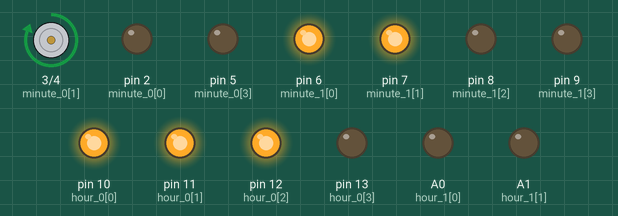
Simulated run of this sketch. Board: Arduino Uno, built with avr-gcc and run on an emulated ATmega328P. Parts: motor-driver pin pairs drawn as motors (green arrow = first pin HIGH = forward, orange = second pin HIGH = backward, longer = more drive), output pins drawn as LEDs (lit = HIGH).

Above: at 0.1 s.
At 60.1 s:
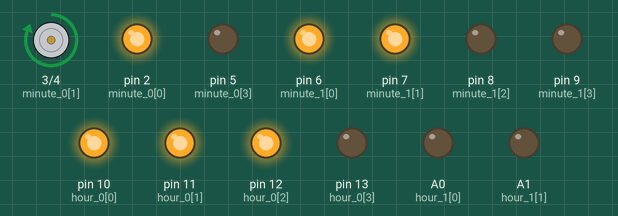
At 120.2 s:
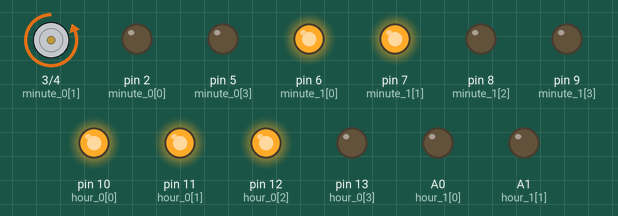
Timing chart, 0 to 121.7 s (numbered marks = the images above):
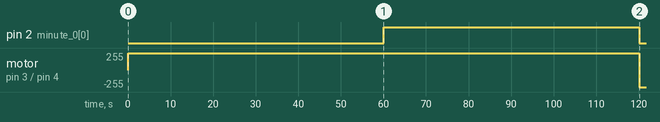

Measured:
- by itself, pin 2 (minute_0[0]): LOW → HIGH at 60.1 s, → LOW 60.1 s later
- by itself, motor on pin 3 (minute_0[1]) / pin 4 (minute_0[2]): stopped → forward 255/255 at 0.00 s, → backward 255/255 120 s later

The sketch:

Clock.ino
```cpp
/* Use 7-segment display to build a clock
  Details please see
  http://yehnan.blogspot.com/2012/02/arduinoseven-segment-display.html
*/

const int minute_0[4] = {2, 3, 4, 5};
const int minute_1[4] = {6, 7, 8, 9};
const int hour_0[4] = {10, 11, 12, 13};
const int hour_1[2] = {A0, A1};

void writeDigit(const int n, const int *pins, const int bit_count);
void setTime(unsigned long h, unsigned long m, unsigned long s);

void setup(){
  Serial.begin(115200);
  for(int i = 0; i < 4; i++){
    pinMode(minute_0[i], OUTPUT);
    pinMode(minute_1[i], OUTPUT);
    pinMode(hour_0[i], OUTPUT);
  }
  pinMode(hour_1[0], OUTPUT);
  pinMode(hour_1[1], OUTPUT);

  setTime(7, 32, 0);
}

void writeDigit(const int n, const int *pins, const int bit_count){
  for(int i = 0; i < bit_count; i++){
    digitalWrite(pins[i], (n >> i) & 0x01);
  }
}

// currentTime unit is millisecond, 1 d = 24 hours, 1 hour = 60 minutes, 1 minute = 60 seconds, 1 second = 1000 milliseconds
// 1 day = 24 * 60 * 60 * 1000 = 86400000
#define MILLISECOND_OF_ONE_DAY (24UL * 60UL * 60UL * 1000UL)

unsigned long currentTime;

unsigned long previousTimeMark;

void setTime(unsigned long h, unsigned long m, unsigned long s){
  currentTime = ((h * 60 + m) * 60 + s) * 1000;
  previousTimeMark = millis();
  updateTime(0);
}

void updateTime(const unsigned long timePassed){
  unsigned long h;
  unsigned long m;
  unsigned long s;

  currentTime += timePassed;
  if(currentTime >= MILLISECOND_OF_ONE_DAY){
    currentTime -= MILLISECOND_OF_ONE_DAY;
  }

  s = currentTime / 1000;
  m = s / 60;
  s = s % 60;
  h = m / 60;
  m = m % 60;

  writeDigit(m % 10, minute_0, 4);
  writeDigit(m / 10, minute_1, 4);
  writeDigit(h % 10, hour_0, 4);
  writeDigit(h / 10, hour_1, 2);
}

int b[4];
int len = 0;
void loop(){
  unsigned long now = millis();
  if(now - previousTimeMark > 1000){
    updateTime(now - previousTimeMark);
    previousTimeMark = now;
  }

  int btemp = Serial.read();
  if(btemp != -1){
    if(0x30 <= btemp && btemp <= 0x39){
      b[len] = btemp - 0x30;
      len++;
      if(len == 4){
        setTime(b[0] * 10 + b[1], b[2] * 10 + b[3], 0);
        len = 0;
      }
    }
    else{
      len = 0;
    }
  }
}
```
